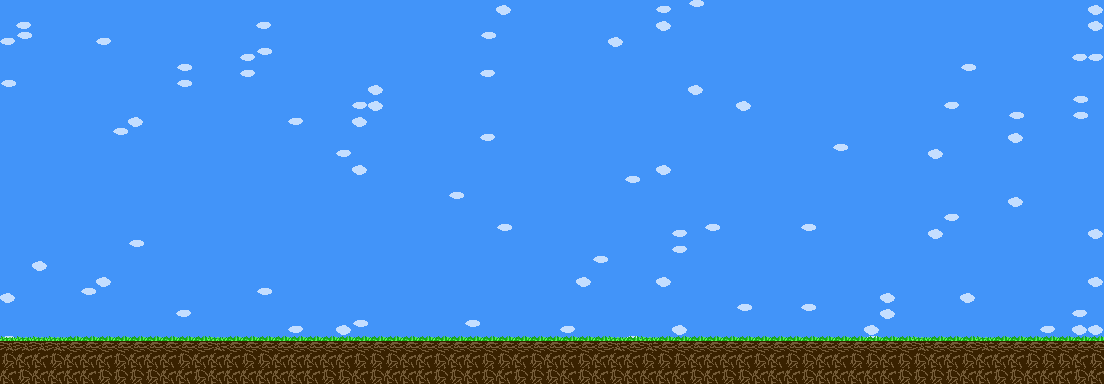

The image is a tile-based game level rendered from a .tmx file. Its description and source (layers, tilesets, objects; grid data summarised) follow:
An orthogonal 69x24 tile map with 16x16 px tiles, 2 tile layers (Background, Foreground), 4 tilesets and 2 objects.

<map version="1.0" orientation="orthogonal" renderorder="right-down" width="69" height="24" tilewidth="16" tileheight="16" nextobjectid="453">
 <tileset firstgid="1" name="backgroundTileset" tilewidth="16" tileheight="16" tilecount="16" columns="4">
  <image source="backgroundTileset.png" width="64" height="64" />
 </tileset>
 <tileset firstgid="17" name="groundTileset" tilewidth="16" tileheight="16" tilecount="16" columns="4">
  <image source="groundTileset.png" width="64" height="64" />
 </tileset>
 <tileset firstgid="33" name="treeTileset" tilewidth="16" tileheight="16" tilecount="16" columns="4">
  <image source="treeTileset.png" width="64" height="64" />
 </tileset>
 <tileset firstgid="49" name="shrubTileset" tilewidth="16" tileheight="16" tilecount="16" columns="4">
  <image source="shrubTileset.png" width="64" height="64" />
 </tileset>
 <layer name="Background" width="69" height="24">
  <data>[1656 cells, 1656 non-empty, 8 distinct tile ids]</data>
 </layer>
 <layer name="Foreground" width="69" height="24">
  <data>[1656 cells, 207 non-empty, 4 distinct tile ids]</data>
 </layer>
 <objectgroup name="Inanimate">
  <object id="449" x="0" y="336" width="1104" height="48" />
 </objectgroup>
 <objectgroup name="NextLevel">
  <object id="452" x="880" y="320" width="16" height="16" />
 </objectgroup>
</map>